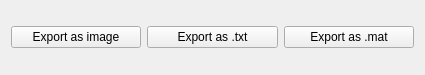
<?xml version="1.0" encoding="UTF-8"?>
<ui version="4.0">
 <class>Export_Window</class>
 <widget class="QWidget" name="Export_Window">
  <property name="windowModality">
   <enum>Qt::NonModal</enum>
  </property>
  <property name="geometry">
   <rect>
    <x>0</x>
    <y>0</y>
    <width>425</width>
    <height>75</height>
   </rect>
  </property>
  <property name="focusPolicy">
   <enum>Qt::NoFocus</enum>
  </property>
  <property name="acceptDrops">
   <bool>false</bool>
  </property>
  <property name="windowTitle">
   <string>Export_Window</string>
  </property>
  <layout class="QHBoxLayout" name="horizontalLayout_2">
   <item>
    <layout class="QHBoxLayout" name="horizontalLayout">
     <item>
      <widget class="QPushButton" name="export_image_button">
       <property name="text">
        <string>Export as image</string>
       </property>
      </widget>
     </item>
     <item>
      <widget class="QPushButton" name="export_txt_button">
       <property name="text">
        <string>Export as .txt</string>
       </property>
      </widget>
     </item>
     <item>
      <widget class="QPushButton" name="export_mat_button">
       <property name="text">
        <string>Export as .mat</string>
       </property>
      </widget>
     </item>
    </layout>
   </item>
  </layout>
 </widget>
 <layoutdefault spacing="6" margin="11"/>
 <resources/>
 <connections/>
</ui>
